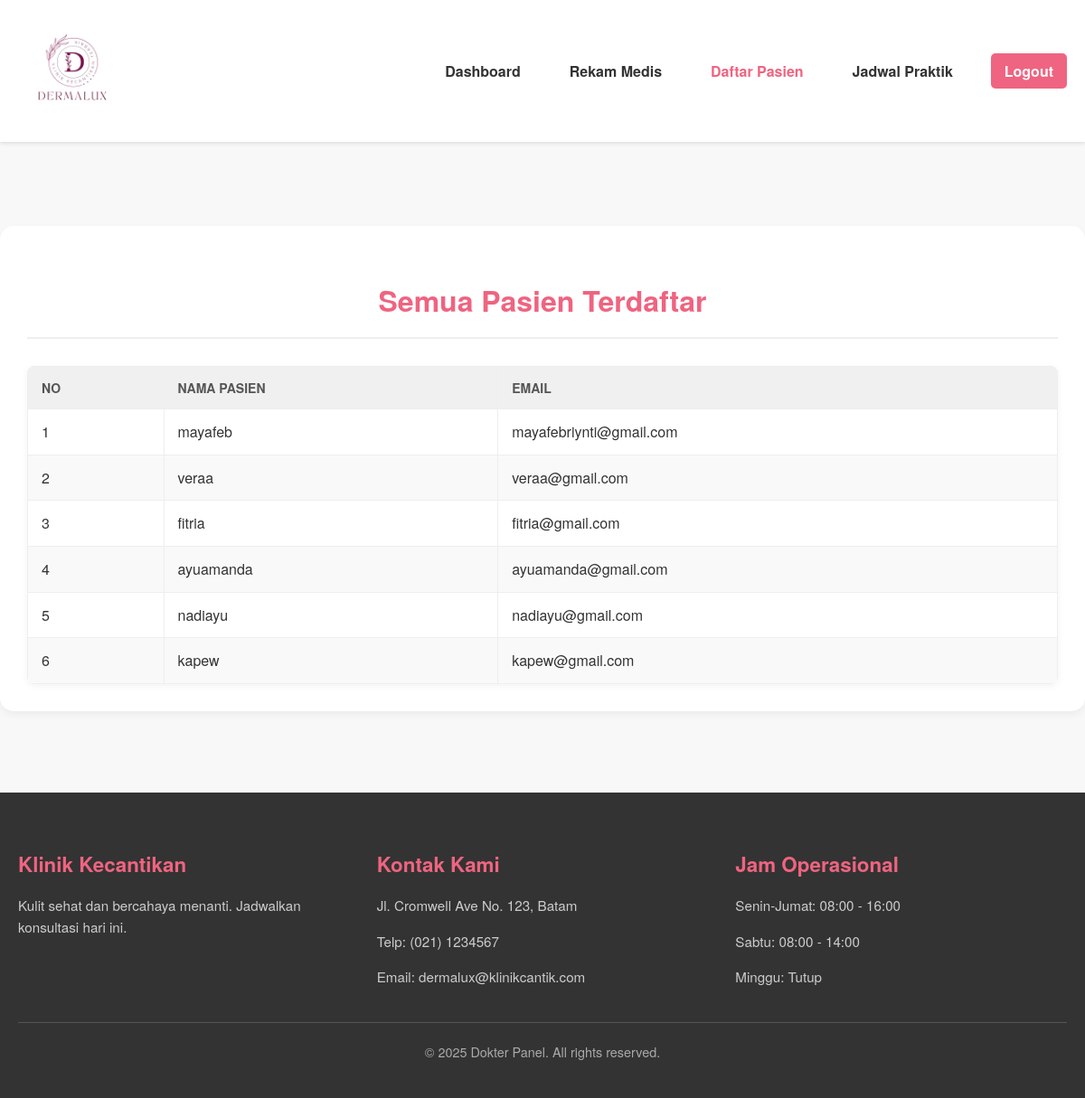
The app's page /dokter/Daftarpasien.php with its own data.
### tables this page shows
CREATE TABLE `user` (
  `user_id` int(11) NOT NULL,
  `name` varchar(255) NOT NULL,
  `email` varchar(255) NOT NULL,
  `password` varchar(255) NOT NULL,
  `role` enum('pasien','admin','dokter') DEFAULT 'pasien'
);

### dokter/Daftarpasien.php (the view, shortened to what this page needs)
<?php
include 'C:/xampp/htdocs/PROJEK-UAS/koneksi/config.php';
$sql_all_patients = "
    SELECT
        user_id,
        name,
        email
        -- Kolom phone_number dihapus sesuai permintaan
    FROM
        user
    WHERE
        role = 'pasien'
    ORDER BY
        user_id ASC";
$result_all_patients = $conn->query($sql_all_patients);
$all_patients = [];
if ($result_all_patients === FALSE) {
    echo "Error pada query Daftar Pasien: " . $conn->error;
} else {
    if ($result_all_patients->num_rows > 0) {
        while ($row = $result_all_patients->fetch_assoc()) {
            $all_patients[] = $row;
        }
    }
}
?>
<!DOCTYPE html>
<html lang="id">
<head>
    <link rel="stylesheet" href="style-D.css">
</head>
<body>
    <header>
        <div class="container">
            <div class="logo">
                <img src="../imgs/logo.png" alt="logo">
            </div>
            <nav>
                <ul>
                    <li><a href="Dasboard-D.php">Dashboard</a></li>
                    <li><a href="Rekamedis.php">Rekam Medis</a></li>
                    <li><a href="Daftarpasien.php" class="active">Daftar Pasien</a></li>
                    <li><a href="jadwal.php">Jadwal Praktik</a></li>
                    <li><a href="logout.php" class="login-btn">Logout</a></li>
                </ul>
            </nav>
        </div>
    </header>
    <main class="container main-content">
        <section class="patient-list-section">
            <h2 class="section-title">Semua Pasien Terdaftar</h2>
            <table class="data-table">
                <thead>
                    <tr>
                        <th>No</th>
                        <th>Nama Pasien</th>
                        <th>Email</th>
                    </tr>
                </thead>
                <tbody>
                    <?php if (!empty($all_patients)): ?>
                        <?php $no_urut = 1; ?>
                        <?php foreach ($all_patients as $patient): ?>
                            <tr>
                                <td data-label="No. Urut"><?php echo $no_urut++; ?></td>
                                <td data-label="Nama Pasien"><?php echo htmlspecialchars($patient['name']); ?></td>
                                <td data-label="Email"><?php echo htmlspecialchars($patient['email']); ?></td>
                            </tr>
                        <?php endforeach; ?>
                    <?php else: ?>
                        <tr>
                            <td colspan="3" class="empty-status-message">Tidak ada pasien terdaftar.</td>
                        </tr>
                    <?php endif; ?>
                </tbody>
            </table>
        </section>
    </main>
    <footer class="main-footer">
        <div class="footer-container">
            <div class="footer-grid">
                <div class="footer-section">
                    <h3 class="section-title">Klinik Kecantikan</h3>
                    <p class="section-text">Kulit sehat dan bercahaya menanti. Jadwalkan konsultasi hari ini.</p>
                </div>
                <div class="footer-section">
                    <h3 class="section-title">Kontak Kami</h3>
                    <p class="section-text">Jl. Cromwell Ave No. 123, Batam</p>
                    <p class="section-text">Telp: (021) 1234567</p>
                    <p class="section-text">Email: dermalux@klinikcantik.com</p>
                </div>
                <div class="footer-section">
                    <h3 class="section-title">Jam Operasional</h3>
                    <p class="section-text">Senin-Jumat: 08:00 - 16:00</p>
                    <p class="section-text">Sabtu: 08:00 - 14:00</p>
                    <p class="section-text">Minggu: Tutup</p>
                </div>
            </div>
            <div class="footer-copyright">
                &copy; 2025 Dokter Panel. All rights reserved.
            </div>
        </div>
    </footer>
</body>
</html>

### dokter/style-D.css (style rules this page uses)
body { font-family: 'Helvetica Neue', Helvetica, Arial, sans-serif; margin: 0; padding: 0; line-height: 1.6; background-color: #f8f8f8; color: #333; padding-top: 170px; }
.container { max-width: 1200px; margin: 0 auto; padding: 0 20px; }
header { background-color: #fff; padding: 15px 0; box-shadow: 0 2px 4px rgba(0, 0, 0, 0.1); position: fixed; width: 100%; top: 0; left: 0; z-index: 1000; }
header .container { display: flex; justify-content: space-between; align-items: center; }
.logo img { max-height: 120px; width: auto; border-radius: 8px; }
nav ul { list-style: none; margin: 0; padding: 0; display: flex; align-items: center; }
nav ul li { margin-left: 30px; }
nav ul li a { text-decoration: none; color: #333; font-weight: bold; transition: color 0.3s ease; border-radius: 8px; padding: 8px 12px; }
nav ul li a:hover, nav ul li a.active { color: #ef6480; }
.login-btn { background-color: #ef6480; color: #fff !important; padding: 8px 15px; border-radius: 5px; transition: background-color 0.3s ease; }
.main-content { padding: 40px 0; }
.section-title { font-size: 2.5em; color: #ef6480; margin-bottom: 40px; text-align: center; }
.status-table, .data-table { width: 100%; border-collapse: collapse; margin-top: 20px; background-color: #fff; border-radius: 8px; overflow: hidden; box-shadow: 0 2px 8px rgba(0, 0, 0, 0.05); }
.status-table th, .status-table td, .data-table th, .data-table td { border: 1px solid #eee; padding: 12px 15px; text-align: left; vertical-align: top; }
.status-table th, .data-table th { background-color: #f0f0f0; color: #555; font-size: 14px; text-transform: uppercase; }
.status-table tbody tr:nth-child(even), .data-table tbody tr:nth-child(even) { background-color: #f9f9f9; }
.main-footer { background-color: #333; color: #fff; padding: 40px 0; margin-top: 50px; }
.footer-container { max-width: 1200px; margin: 0 auto; padding: 0 20px; }
.footer-grid { display: grid; grid-template-columns: repeat(auto-fit, minmax(250px, 1fr)); gap: 30px; border-bottom: 1px solid #555; padding-bottom: 30px; margin-bottom: 20px; text-align: left; }
.footer-section { text-align: left; }
.footer-section .section-title { font-size: 1.4em; color: #ef6480; margin-bottom: 15px; text-align: left; }
.footer-section .section-text { font-size: 0.95em; line-height: 1.6; color: #ccc; margin-bottom: 8px; text-align: left; }
.footer-copyright { text-align: center; font-size: 0.9em; color: #aaa; }
.patient-list-section { background-color: #FFFFFF; padding: 30px; border-radius: 15px; box-shadow: 0 4px 8px rgba(0, 0, 0, 0.05); margin-top: 40px; }
.patient-list-section .section-title { font-size: 2em; margin-bottom: 30px; border-bottom: 2px solid #eee; padding-bottom: 15px; }

### records on screen
user: name "mayafeb", email "mayafebriynti@gmail.com"
user: name "veraa", email "veraa@gmail.com"
user: name "fitria", email "fitria@gmail.com"
user: name "ayuamanda", email "ayuamanda@gmail.com"
user: name "nadiayu", email "nadiayu@gmail.com"
user: name "kapew", email "kapew@gmail.com"
